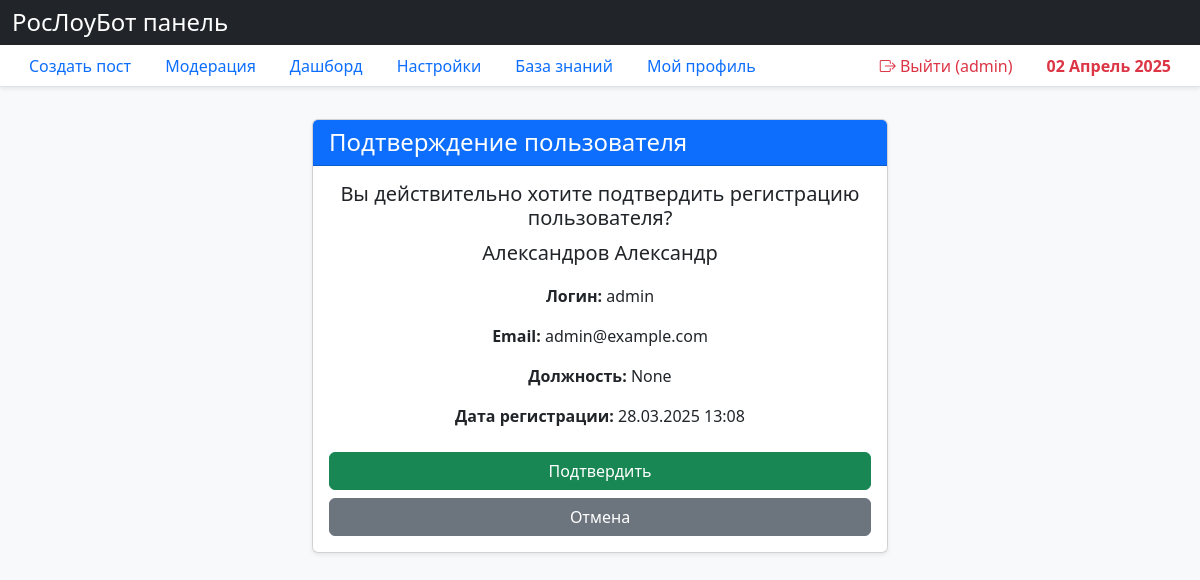
The app's page /accounts/approve-user/4/ (signed in) with its own data.
### accounts/models.py (models this page shows, shortened)
class User(AbstractUser):
    EDITOR = "editor"
    MODERATOR = "moderator"
    ADMIN = "admin"
    SUPERADMIN = "superadmin"
    ROLE_CHOICES = [
        (EDITOR, "Editor"),
        (MODERATOR, "Moderator"),
        (ADMIN, "Admin"),
        (SUPERADMIN, "Super Admin"),
    ]
    role = models.CharField(max_length=20, choices=ROLE_CHOICES, default=EDITOR)
    patronymic = models.CharField(
        max_length=150, blank=True, null=True, verbose_name="Отчество"
    )
    position = models.CharField(
        max_length=255, blank=True, null=True, verbose_name="Должность"
    )
    approved = models.BooleanField(default=False)
    approval_date = models.DateTimeField(blank=True, null=True)
    def get_full_name(self):
        full_name = f"{self.last_name} {self.first_name}"
        if self.patronymic:
            full_name += f" {self.patronymic}"
        return full_name.strip()

### accounts/views.py (the view, shortened to what this page needs)
class ApproveUserView(UserPassesTestMixin, UpdateView):
    model = User
    fields = []  # No fields needed
    template_name = "accounts/approve_user.html"
    success_url = reverse_lazy("accounts:pending_approvals")
    def test_func(self):
        return (
            self.request.user.is_authenticated
            and self.request.user.role == User.SUPERADMIN
        )
    def get(self, request, *args, **kwargs):
        return super().get(request, *args, **kwargs)

### templates/accounts/approve_user.html (shortened to what this page needs)
{% extends 'base.html' %}
{% block content %}
<div class="col-md-6 mx-auto">
    <div class="card shadow-sm">
        <div class="card-header bg-primary text-white">
            <h4 class="mb-0">Подтверждение пользователя</h4>
        </div>
        <div class="card-body">
            <div class="text-center mb-4">
                <h5>Вы действительно хотите подтвердить регистрацию пользователя?</h5>
                <p class="lead">{{ object.get_full_name }}</p>
                <p><strong>Логин:</strong> {{ object.username }}</p>
                <p><strong>Email:</strong> {{ object.email }}</p>
                <p><strong>Должность:</strong> {{ object.position }}</p>
                <p><strong>Дата регистрации:</strong> {{ object.date_joined|date:"d.m.Y H:i" }}</p>
            </div>
            <form method="post">
                <div class="d-grid gap-2">
                    <button type="submit" class="btn btn-success">Подтвердить</button>
                    <a href="{% url 'accounts:pending_approvals' %}" class="btn btn-secondary">Отмена</a>
                </div>
            </form>
        </div>
    </div>
</div>
{% endblock %}

### templates/base.html (shortened to what this page needs)
{% load static %}
<!DOCTYPE html>
<html lang="ru">
<head>
    <link href="https://cdn.jsdelivr.net/npm/bootstrap@5.2.3/dist/css/bootstrap.min.css" rel="stylesheet">
    <link rel="stylesheet" href="https://cdn.jsdelivr.net/npm/bootstrap-icons@1.8.1/font/bootstrap-icons.css">
</head>
<body class="bg-light">
    <header class="bg-dark text-white py-2">
        <div class="container-fluid">
            <h4 class="m-0">РосЛоуБот панель</h4>
        </div>
    </header>
    <nav class="bg-white border-bottom shadow-sm">
        <div class="container-fluid">
            <ul class="nav nav-tabs border-0">
                <li class="nav-item">
                    <a class="nav-link" href="#">Создать пост</a>
                </li>
                <li class="nav-item">
                    <a class="nav-link" href="#">Модерация</a>
                </li>
                <li class="nav-item">
                    <a class="nav-link {% if request.resolver_match.url_name == 'dashboard' %}active{% endif %}" href="{% url 'content:dashboard' %}">Дашборд</a>
                </li>
                <li class="nav-item">
                    <a class="nav-link" href="#">Настройки</a>
                </li>
                <li class="nav-item">
                    <a class="nav-link" href="#">База знаний</a>
                </li>
                <li class="nav-item">
                    <a class="nav-link" href="#">Мой профиль</a>
                </li>
                {% if user.is_authenticated %}
                    <li class="nav-item ms-auto">
                        <a class="nav-link text-danger {% if request.resolver_match.url_name == 'logout' %}active{% endif %}" href="{% url 'accounts:logout' %}">
                            <i class="bi bi-box-arrow-right"></i> Выйти ({{ user.username }})
                        </a>
                    </li>
                {% endif %}
                <li class="nav-item {% if not user.is_authenticated %}ms-auto{% endif %}">
                    <div class="nav-link text-danger fw-bold">{% now "d F Y" %}</div>
                </li>
            </ul>
        </div>
    </nav>
    <div class="container-fluid py-4">
        <div class="row">
            {% block content %}{% endblock %}
        </div>
    </div>
</body>
</html>

### records on screen
User: username "admin", get_full_name "Александров Александр", email "admin@example.com", position "None", date_joined "28.03.2025 13:08"
